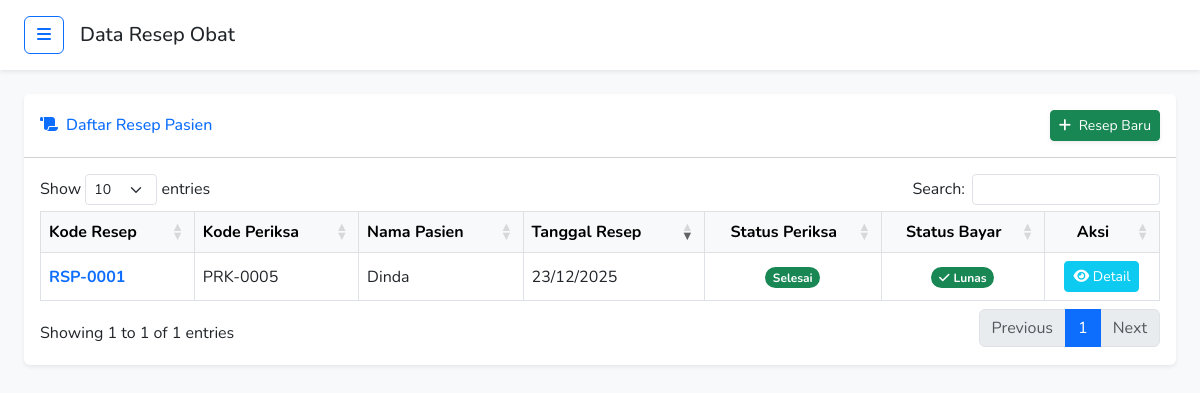
Page /data-resep/resep.php (signed in) on the committed database.
### tables this page shows
CREATE TABLE `tb_resep` (
  `id_resep` int NOT NULL,
  `kd_resep` varchar(10) NOT NULL,
  `id_pemeriksaan` int NOT NULL,
  `keterangan` text NOT NULL,
  `total` int NOT NULL,
  `status_rsp` enum('0','1') NOT NULL,
  `tgl_resep` date NOT NULL
);

CREATE TABLE `tb_pemeriksaan` (
  `id_pemeriksaan` int NOT NULL,
  `kd_pemeriksaan` varchar(10) NOT NULL,
  `id_pendaftaran` int NOT NULL,
  `id_paket` int DEFAULT NULL,
  `hrg_paket` int NOT NULL,
  `status_periksa` enum('0','1') NOT NULL,
  `tgl_pemeriksaan` date NOT NULL
);

CREATE TABLE `tb_pasien` (
  `id_pasien` int NOT NULL,
  `nm_pasien` varchar(30) NOT NULL,
  `nm_orangtua` varchar(255) DEFAULT NULL,
  `tgl_lahir` date NOT NULL,
  `no_telp` varchar(15) NOT NULL,
  `alamat` text NOT NULL
);

### data-resep/resep.php (the view, shortened to what this page needs)
<?php
include '../koneksi.php';
?>
<!DOCTYPE html>
<html lang="id">
<head>
    <link href="https://cdn.jsdelivr.net/npm/bootstrap@5.3.0/dist/css/bootstrap.min.css" rel="stylesheet">
    <link rel="stylesheet" href="https://cdnjs.cloudflare.com/ajax/libs/font-awesome/6.4.0/css/all.min.css">
    <link rel="stylesheet" href="https://cdn.datatables.net/1.13.4/css/dataTables.bootstrap5.min.css">
</head>
<body>
    <div class="d-flex" id="wrapper">
        <div id="page-content-wrapper">
            <nav class="navbar navbar-expand-lg navbar-light bg-white py-3 px-4 shadow-sm">
                <div class="d-flex align-items-center">
                    <button class="btn btn-outline-primary" id="sidebarToggle"><i class="fas fa-bars"></i></button>
                    <h5 class="ms-3 mb-0 d-none d-md-block">Data Resep Obat</h5>
                </div>
            </nav>
            <div class="container-fluid px-4 mt-4">
                <div class="card mb-4 border-0 shadow-sm">
                    <div class="card-header bg-white py-3 d-flex justify-content-between align-items-center">
                        <h6 class="m-0 font-weight-bold text-primary"><i class="fas fa-scroll me-2"></i>Daftar Resep
                            Pasien</h6>
                        <a href="resep_tambah.php" class="btn btn-success btn-sm shadow-sm">
                            <i class="fas fa-plus me-1"></i> Resep Baru
                        </a>
                    </div>
                    <div class="card-body">
                        <div class="table-responsive">
                            <table class="table table-bordered table-hover align-middle" id="dataTable" width="100%">
                                <thead class="table-light">
                                    <tr>
                                        <th>Kode Resep</th>
                                        <th>Kode Periksa</th>
                                        <th>Nama Pasien</th>
                                        <th>Tanggal Resep</th>
                                        <th class="text-center">Status Periksa</th>
                                        <th class="text-center">Status Bayar</th>
                                        <th class="text-center">Aksi</th>
                                    </tr>
                                </thead>
                                <tbody>
                                    <?php
                                    $query = "SELECT a.*, b.kd_pemeriksaan, b.status_periksa, e.nm_pasien
                                              FROM tb_resep a
                                              JOIN tb_pemeriksaan b ON a.id_pemeriksaan = b.id_pemeriksaan
                                              JOIN tb_pendaftaran c ON b.id_pendaftaran = c.id_pendaftaran
                                              JOIN tb_pasien e ON c.id_pasien = e.id_pasien
                                              ORDER BY a.tgl_resep DESC";
                                    $ambil = $koneksi->query($query);
                                    while ($pecah = $ambil->fetch_assoc()) {
                                    ?>
                                    <tr>
                                        <td class="fw-bold text-primary"><?= $pecah['kd_resep']; ?></td>
                                        <td><?= $pecah['kd_pemeriksaan']; ?></td>
                                        <td><?= $pecah['nm_pasien']; ?></td>
                                        <td><?= date('d/m/Y', strtotime($pecah['tgl_resep'])); ?></td>
                                        <td class="text-center">
                                            <?php if ($pecah['status_periksa'] == 1) { ?>
                                            <span class="badge bg-success rounded-pill">Selesai</span>
                                            <?php } else { ?>
                                            <span class="badge bg-warning text-dark rounded-pill">Proses</span>
                                            <?php } ?>
                                        </td>
                                        <td class="text-center">
                                            <?php if ($pecah['status_rsp'] == 1) { ?>
                                            <span class="badge bg-success rounded-pill"><i
                                                    class="fas fa-check me-1"></i>Lunas</span>
                                            <?php } else { ?>
                                            <span class="badge bg-danger rounded-pill"><i
                                                    class="fas fa-times me-1"></i>Belum</span>
                                            <?php } ?>
                                        </td>
                                        <td class="text-center">
                                            <a href="resep_view.php?id_resep=<?= $pecah['id_resep']; ?>"
                                                class="btn btn-info btn-sm text-white" title="Lihat Detail">
                                                <i class="fas fa-eye"></i> Detail
                                            </a>
                                        </td>
                                    </tr>
                                    <?php } ?>
                                </tbody>
                            </table>
                        </div>
                    </div>
                </div>
            </div>
        </div>
    </div>
</body>
</html>

### data-resep/resep.php (style rules this page uses)
body { font-family: 'Nunito', sans-serif; background-color: #f8f9fa; overflow-x: hidden; }
#wrapper { display: flex; width: 100%; align-items: stretch; }
#page-content-wrapper { width: 100%; margin-left: 0; transition: margin 0.25s ease-out; }

### rows in the picture
tb_resep: kd_resep "RSP-0001", id_pemeriksaan.kd_pemeriksaan "PRK-0005", tb_pasien.nm_pasien "Dinda", tgl_resep "23/12/2025", status_rsp "1" (drawn)
